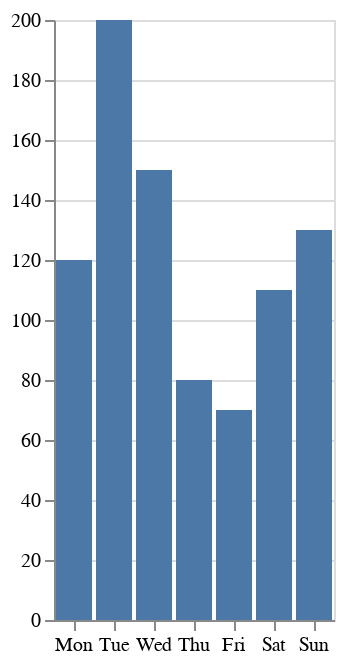

Vega-Lite specification for this chart:
### Vega-Lite specification from a JSON file in a GitHub repository (floating-point values rounded to 4 significant figures)
{"data": {"values": [{"weekday": "Mon", "total": 120}, {"weekday": "Tue", "total": 200}, {"weekday": "Wed", "total": 150}, {"weekday": "Thu", "total": 80}, {"weekday": "Fri", "total": 70}, {"weekday": "Sat", "total": 110}, {"weekday": "Sun", "total": 130}]}, "mark": "bar", "encoding": {"x": {"field": "weekday", "type": "ordinal", "title": null, "axis": {"labelAngle": 0}, "sort": ["Mon", "Tue", "Wed", "Thu", "Fri", "Sat", "Sun"]}, "y": {"field": "total", "type": "quantitative", "title": null}}}
